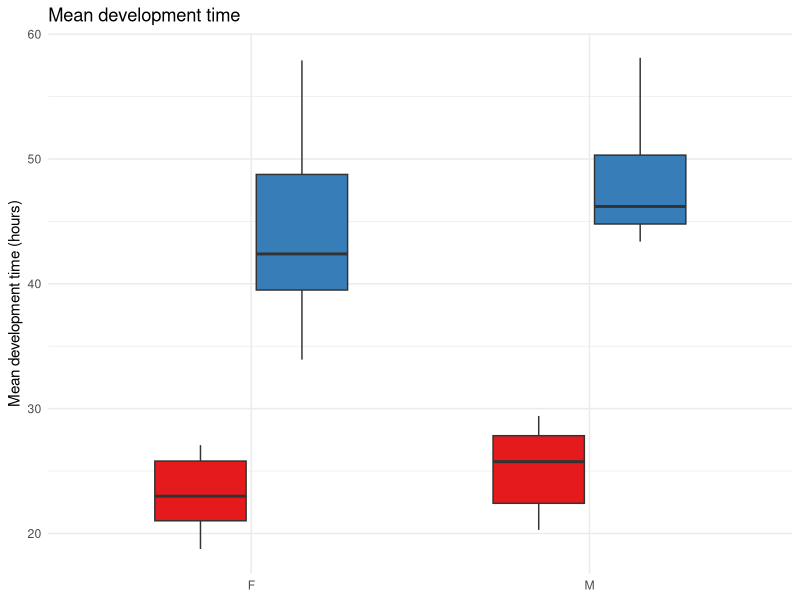

This figure's R source:
library(readxl)
library(ggplot2)
library(tidyverse)

#library(gridExtra)

data <- read_excel("data/phenotypic_data/raw/Development Time Gen 20.xlsx", skip = 1, col_types = "text")
data$Notes <- NULL
data[] <- sapply(data, as.character)

hours <- seq(from = 0, to = 198, by = 6)
colnames(data) <- c("Population", "Vials", "Sex",
                    paste0("t", hours))

data[data == "-"] <- NA

timepoint_cols <- grep("^t", names(data), value = TRUE)
data[timepoint_cols] <- lapply(data[timepoint_cols], function(x) as.numeric(as.character(x)))

data <- data %>%
  group_by(Population, Sex) %>%
  summarise(across(where(is.numeric), ~ mean(.x, na.rm = TRUE)), .groups = "drop")

data_calcs <- data[4:ncol(data)]
data_calcs[] <- sapply(data_calcs, as.numeric)

pop_size <- rowSums(data_calcs, na.rm=T)

data_df <- data.frame(mapply(`*`, data_calcs, hours))
data_sums <- rowSums(data_df, na.rm=T)

data$average <- data_sums/pop_size

data$Regimen <- data$Population
data$Regimen <- gsub("[0-9]+$", "", data$Population)

data$Regimen <- gsub("^EBO$|^EB$", "O-type", data$Regimen)
data$Regimen <- gsub("^CBO$|^CB$", "B-type", data$Regimen)

devtime_boxplots <- ggplot(data, aes(x = Sex, y = average, fill = Regimen)) +
  geom_boxplot(outlier.shape = NA, width = 0.6) +
  #geom_jitter(width = 0.2, alpha = 0.3, color = "black") +
  labs(
    title = "Mean development time",
    x = NULL,
    y = "Mean development time (hours)"
  ) +
  scale_fill_manual(values = c("B-type" = "#E41A1C", "O-type" = "#377EB8")) +
  theme_minimal() +
  theme(legend.position = "none")

devtime_boxplots
